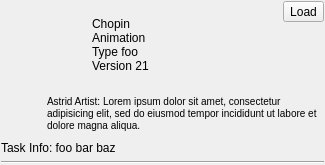
<?xml version="1.0" encoding="UTF-8"?>
<ui version="4.0">
 <class>PublishDetail</class>
 <widget class="QWidget" name="PublishDetail">
  <property name="geometry">
   <rect>
    <x>0</x>
    <y>0</y>
    <width>325</width>
    <height>165</height>
   </rect>
  </property>
  <property name="sizePolicy">
   <sizepolicy hsizetype="Preferred" vsizetype="Maximum">
    <horstretch>0</horstretch>
    <verstretch>0</verstretch>
   </sizepolicy>
  </property>
  <property name="windowTitle">
   <string>Form</string>
  </property>
  <layout class="QVBoxLayout" name="verticalLayout_2">
   <property name="margin">
    <number>1</number>
   </property>
   <item>
    <layout class="QHBoxLayout" name="horizontalLayout_2">
     <item>
      <widget class="QLabel" name="publish_thumbnail">
       <property name="minimumSize">
        <size>
         <width>85</width>
         <height>70</height>
        </size>
       </property>
       <property name="maximumSize">
        <size>
         <width>85</width>
         <height>70</height>
        </size>
       </property>
       <property name="styleSheet">
        <string notr="true"/>
       </property>
       <property name="text">
        <string/>
       </property>
       <property name="pixmap">
        <pixmap resource="resources.qrc">:/res/publish_loading.png</pixmap>
       </property>
       <property name="scaledContents">
        <bool>true</bool>
       </property>
       <property name="alignment">
        <set>Qt::AlignCenter</set>
       </property>
      </widget>
     </item>
     <item>
      <widget class="QLabel" name="publish_label">
       <property name="sizePolicy">
        <sizepolicy hsizetype="Expanding" vsizetype="Maximum">
         <horstretch>0</horstretch>
         <verstretch>0</verstretch>
        </sizepolicy>
       </property>
       <property name="text">
        <string>Chopin
Animation
Type foo
Version 21</string>
       </property>
       <property name="alignment">
        <set>Qt::AlignLeading|Qt::AlignLeft|Qt::AlignVCenter</set>
       </property>
       <property name="wordWrap">
        <bool>true</bool>
       </property>
      </widget>
     </item>
     <item>
      <layout class="QVBoxLayout" name="verticalLayout">
       <item>
        <widget class="QToolButton" name="load_button">
         <property name="text">
          <string>Load</string>
         </property>
        </widget>
       </item>
       <item>
        <spacer name="verticalSpacer">
         <property name="orientation">
          <enum>Qt::Vertical</enum>
         </property>
         <property name="sizeHint" stdset="0">
          <size>
           <width>20</width>
           <height>40</height>
          </size>
         </property>
        </spacer>
       </item>
      </layout>
     </item>
    </layout>
   </item>
   <item>
    <layout class="QHBoxLayout" name="horizontalLayout">
     <item>
      <widget class="QLabel" name="artist_thumbnail">
       <property name="minimumSize">
        <size>
         <width>40</width>
         <height>40</height>
        </size>
       </property>
       <property name="maximumSize">
        <size>
         <width>21</width>
         <height>40</height>
        </size>
       </property>
       <property name="styleSheet">
        <string notr="true"/>
       </property>
       <property name="text">
        <string/>
       </property>
       <property name="pixmap">
        <pixmap resource="resources.qrc">:/res/default_user_thumb.png</pixmap>
       </property>
       <property name="scaledContents">
        <bool>true</bool>
       </property>
       <property name="alignment">
        <set>Qt::AlignHCenter|Qt::AlignTop</set>
       </property>
      </widget>
     </item>
     <item>
      <widget class="QLabel" name="artist_label">
       <property name="sizePolicy">
        <sizepolicy hsizetype="Expanding" vsizetype="Maximum">
         <horstretch>0</horstretch>
         <verstretch>0</verstretch>
        </sizepolicy>
       </property>
       <property name="text">
        <string>&lt;!DOCTYPE HTML PUBLIC &quot;-//W3C//DTD HTML 4.0//EN&quot; &quot;http://www.w3.org/TR/REC-html40/strict.dtd&quot;&gt;
&lt;html&gt;&lt;head&gt;&lt;meta name=&quot;qrichtext&quot; content=&quot;1&quot; /&gt;&lt;style type=&quot;text/css&quot;&gt;
p, li { white-space: pre-wrap; }
&lt;/style&gt;&lt;/head&gt;&lt;body style=&quot; font-family:'Lucida Grande'; font-size:13pt; font-weight:400; font-style:normal;&quot;&gt;
&lt;p style=&quot; margin-top:0px; margin-bottom:0px; margin-left:0px; margin-right:0px; -qt-block-indent:0; text-indent:0px;&quot;&gt;&lt;span style=&quot; font-size:small;&quot;&gt;Astrid Artist: Lorem ipsum dolor sit amet, consectetur adipisicing elit, sed do eiusmod tempor incididunt ut labore et dolore magna aliqua. &lt;/span&gt;&lt;/p&gt;&lt;/body&gt;&lt;/html&gt;</string>
       </property>
       <property name="alignment">
        <set>Qt::AlignLeading|Qt::AlignLeft|Qt::AlignTop</set>
       </property>
       <property name="wordWrap">
        <bool>true</bool>
       </property>
      </widget>
     </item>
    </layout>
   </item>
   <item>
    <widget class="QLabel" name="task_label">
     <property name="sizePolicy">
      <sizepolicy hsizetype="Expanding" vsizetype="Maximum">
       <horstretch>0</horstretch>
       <verstretch>0</verstretch>
      </sizepolicy>
     </property>
     <property name="text">
      <string>Task Info: foo bar baz</string>
     </property>
     <property name="alignment">
      <set>Qt::AlignLeading|Qt::AlignLeft|Qt::AlignVCenter</set>
     </property>
     <property name="wordWrap">
      <bool>true</bool>
     </property>
    </widget>
   </item>
   <item>
    <widget class="Line" name="line">
     <property name="orientation">
      <enum>Qt::Horizontal</enum>
     </property>
    </widget>
   </item>
  </layout>
 </widget>
 <resources>
  <include location="resources.qrc"/>
 </resources>
 <connections/>
</ui>
